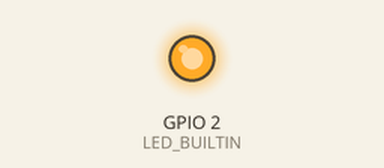
This sketch was run on a simulated ESP8266 (NodeMCU). Shown: output pins drawn as LEDs (lit = HIGH, except the on-board LED, lit = LOW).

Above: at 0.15 s.
At 2.8 s:
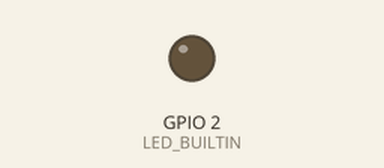
Timing chart, 0 to 6.9 s (numbered marks = the images above):
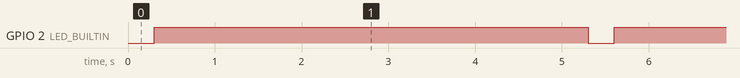

Measured:
- by itself, GPIO 2 (LED_BUILTIN): alternates HIGH for 5.0 s and LOW for 0.30 s

The sketch:

smartMeterServer.ino
```cpp
#include <ESP8266WiFi.h>
#include <Arduino.h>
#include <ESPAsyncTCP.h>
#include <ESPAsyncWebServer.h>

const char *ssid = "IoT Energy Meter";
const char *password = "IEM-2023";

AsyncWebServer server(80);

const char index_html[] PROGMEM = R"rawliteral(
<!DOCTYPE html>
<html lang="en">
  <head>
    <meta charset="UTF-8" />
    <meta http-equiv="X-UA-Compatible" content="IE=edge" />
    <meta name="viewport" content="width=device-width, initial-scale=1.0" />
    <title>IoT Meter</title>

    <style>
      body {
        text-align: center;
        font-family: "Courier New", Courier, monospace;
      }

      * {
        box-sizing: border-box;
      }

      a {
        text-decoration: none;
      }

      main {
        position: absolute;
        top: 0;
        right: 0;
        bottom: 0;
        left: 0;
        padding: 0 20%;
        display: flex;
        flex-direction: column;
        justify-content: center;
        align-items: center;
      }

      .container {
        width: 100%;
        display: flex;
        justify-content: center;
        margin: 0;
      }

      .params-container {
        display: flex;
        width: 100%;
        gap: 1rem;
        margin-block: 1rem;
        margin-bottom: 2rem;
        justify-content: center;
      }

      .params {
        border: 1px solid #000;
        padding: 0.5rem;
        border-radius: 6px;
        display: flex;
        flex-direction: column;
        align-items: center;
        justify-content: space-between;
        gap: 0.5rem;
      }

      .param-value {
        width: 100%;
        padding: 0.5rem;
        font-weight: 600;
        text-align: center;
      }

      @media only screen and (max-width: 780px) {
        main {
          padding: 0;
          padding: 1rem;
        }
        .param {
          width: 100%;
        }
      }

      body {
        background-color: #e2e2e2;
      }
    </style>
  </head>
  <body>
    <main>
        <h1>IoT-Based Energy Meter</h1>
      <div class="params-container">
        <div class="params">
          Voltage (V)
          <input
            title="voltage"
            disabled
            id="voltage"
            class="param-value"
            value="0.00"
          />
        </div>
        <div class="params">
          Current (A)
          <input
            title="current"
            disabled
            id="current"
            class="param-value"
            value="0.00"
          />
        </div>
        <div class="params">
          Power (W)
          <input
            title="power"
            disabled
            id="power"
            class="param-value"
            value="0.00"
          />
        </div>
        <!--<div class="params">
          Energy (kWhr)
          <input
            title="energy"
            disabled
            id="energy"
            class="param-value"
            value="0.00"
          />
        </div>-->
      </div>
    </main>

    <script lang="text/javascript">
      let v = document.getElementById('voltage');
      let i = document.getElementById('current');
      let p = document.getElementById('power');

      function getPayLoad() {
          var xhttp = new XMLHttpRequest();
          xhttp.onreadystatechange = function() {
            if (this.readyState == 4 && this.status == 200) {
                let payLoad = JSON.parse(this.responseText);
                v.setAttribute('value', payLoad.volt);
                i.setAttribute('value', payLoad.curr);
                p.setAttribute('value', payLoad.powr);
            }
          };
          xhttp.open("GET", "/get-data", true);
          xhttp.send();
        }
        getPayLoad();
        setInterval(getPayLoad, 1500);
    </script>
  </body>
</html>
)rawliteral";


String data_buffer = "", ser_buf = "";
unsigned long last_millis = 0;

class Blinker
{
    int ledPin;
    long onTime;
    long offTime;

    int ledState;
    unsigned long previousMillis;
    unsigned long currentMillis;

public:
    Blinker(int pin, long on, long off)
    {
        ledPin = pin;
        pinMode(ledPin, OUTPUT);

        onTime = on;
        offTime = off;
        ledState = LOW;
        previousMillis = 0;
    }
    void Update()
    {
        currentMillis = millis();
        if ((ledState == HIGH) && (currentMillis - previousMillis >= onTime))
        {
            ledState = LOW;
            previousMillis = currentMillis;
            digitalWrite(ledPin, ledState);
        }
        else if ((ledState == LOW) && (currentMillis - previousMillis >= offTime))
        {
            ledState = HIGH;
            previousMillis = currentMillis;
            digitalWrite(ledPin, ledState);
        }
    }
};

Blinker statusLed(LED_BUILTIN, 5000, 300);

void setup()
{
    Serial.begin(9600);
    pinMode(LED_BUILTIN, OUTPUT);
    WiFi.softAP(ssid, password);
    IPAddress IP = WiFi.softAPIP();

    data_buffer.reserve(64);
    ser_buf.reserve(32);

    server.on("/", HTTP_GET, [](AsyncWebServerRequest *request)
              { request->send_P(200, "text/html", index_html); });


    server.on("/get-data", HTTP_GET, [](AsyncWebServerRequest *request)
              { request->send_P(200, "text/plain", data_buffer.c_str()); });

    server.begin();
}

void loop()
{
    statusLed.Update();
    if (Serial.available())
    {
        while (Serial.available() > 0)
        {
            delay(3);
            char c = Serial.read();
            ser_buf += c;
        }
    }
    if (ser_buf.length() > 0)
    {
        ser_buf.trim();
        data_buffer = ser_buf;
        ser_buf = "";
    }
}
```
